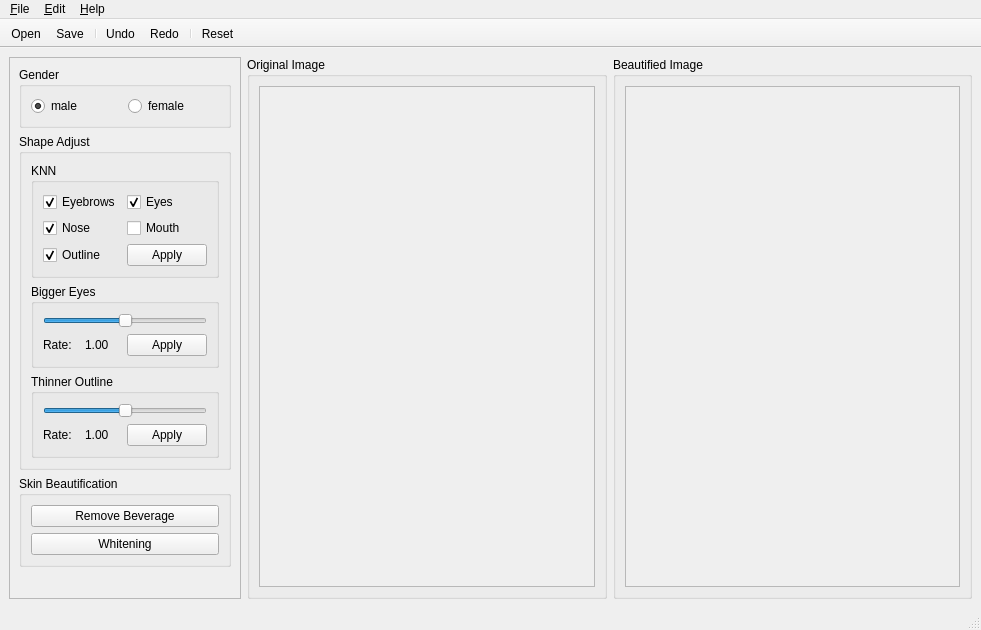
<?xml version="1.0" encoding="UTF-8"?>
<ui version="4.0">
 <class>FaceBeautificationGUI</class>
 <widget class="QMainWindow" name="FaceBeautificationGUI">
  <property name="geometry">
   <rect>
    <x>0</x>
    <y>0</y>
    <width>981</width>
    <height>630</height>
   </rect>
  </property>
  <property name="windowTitle">
   <string>FaceBeautification</string>
  </property>
  <widget class="QWidget" name="centralwidget">
   <layout class="QHBoxLayout" name="horizontalLayout_3">
    <item>
     <widget class="QScrollArea" name="m_options">
      <property name="sizePolicy">
       <sizepolicy hsizetype="Preferred" vsizetype="Expanding">
        <horstretch>0</horstretch>
        <verstretch>0</verstretch>
       </sizepolicy>
      </property>
      <property name="horizontalScrollBarPolicy">
       <enum>Qt::ScrollBarAlwaysOff</enum>
      </property>
      <property name="sizeAdjustPolicy">
       <enum>QAbstractScrollArea::AdjustIgnored</enum>
      </property>
      <property name="widgetResizable">
       <bool>true</bool>
      </property>
      <widget class="QWidget" name="scrollAreaWidgetContents">
       <property name="geometry">
        <rect>
         <x>0</x>
         <y>-30</y>
         <width>252</width>
         <height>580</height>
        </rect>
       </property>
       <property name="sizePolicy">
        <sizepolicy hsizetype="Fixed" vsizetype="Preferred">
         <horstretch>0</horstretch>
         <verstretch>0</verstretch>
        </sizepolicy>
       </property>
       <layout class="QVBoxLayout" name="verticalLayout_4">
        <item>
         <widget class="QGroupBox" name="groupBox_4">
          <property name="title">
           <string>Gender</string>
          </property>
          <layout class="QHBoxLayout" name="horizontalLayout_4">
           <item>
            <widget class="QRadioButton" name="m_gender_male">
             <property name="text">
              <string>male</string>
             </property>
             <property name="checked">
              <bool>true</bool>
             </property>
            </widget>
           </item>
           <item>
            <widget class="QRadioButton" name="m_gender_female">
             <property name="text">
              <string>female</string>
             </property>
            </widget>
           </item>
          </layout>
         </widget>
        </item>
        <item>
         <widget class="QGroupBox" name="groupBox">
          <property name="title">
           <string>Shape Adjust</string>
          </property>
          <layout class="QVBoxLayout" name="verticalLayout_3">
           <item>
            <widget class="QGroupBox" name="groupBox_2">
             <property name="title">
              <string>KNN</string>
             </property>
             <layout class="QGridLayout" name="gridLayout">
              <item row="0" column="0">
               <widget class="QCheckBox" name="m_knn_eyebrows">
                <property name="text">
                 <string>Eyebrows</string>
                </property>
                <property name="checked">
                 <bool>true</bool>
                </property>
               </widget>
              </item>
              <item row="0" column="1">
               <widget class="QCheckBox" name="m_knn_eyes">
                <property name="text">
                 <string>Eyes</string>
                </property>
                <property name="checked">
                 <bool>true</bool>
                </property>
               </widget>
              </item>
              <item row="1" column="0">
               <widget class="QCheckBox" name="m_knn_nose">
                <property name="text">
                 <string>Nose</string>
                </property>
                <property name="checked">
                 <bool>true</bool>
                </property>
               </widget>
              </item>
              <item row="1" column="1">
               <widget class="QCheckBox" name="m_knn_mouth">
                <property name="text">
                 <string>Mouth</string>
                </property>
               </widget>
              </item>
              <item row="2" column="0">
               <widget class="QCheckBox" name="m_knn_outline">
                <property name="text">
                 <string>Outline</string>
                </property>
                <property name="checked">
                 <bool>true</bool>
                </property>
               </widget>
              </item>
              <item row="2" column="1">
               <widget class="QPushButton" name="m_knn_apply">
                <property name="text">
                 <string>Apply</string>
                </property>
               </widget>
              </item>
             </layout>
            </widget>
           </item>
           <item>
            <widget class="QGroupBox" name="groupBox_3">
             <property name="title">
              <string>Bigger Eyes</string>
             </property>
             <layout class="QVBoxLayout" name="verticalLayout">
              <item>
               <widget class="QSlider" name="m_bigger_eyes_rate">
                <property name="minimum">
                 <number>-10</number>
                </property>
                <property name="maximum">
                 <number>10</number>
                </property>
                <property name="orientation">
                 <enum>Qt::Horizontal</enum>
                </property>
               </widget>
              </item>
              <item>
               <layout class="QHBoxLayout" name="horizontalLayout">
                <item>
                 <widget class="QLabel" name="label">
                  <property name="text">
                   <string>Rate: </string>
                  </property>
                 </widget>
                </item>
                <item>
                 <widget class="QLabel" name="m_bigger_eyes_rate_label">
                  <property name="text">
                   <string>1.00</string>
                  </property>
                 </widget>
                </item>
                <item>
                 <widget class="QPushButton" name="m_bigger_eyes_apply">
                  <property name="text">
                   <string>Apply</string>
                  </property>
                 </widget>
                </item>
               </layout>
              </item>
             </layout>
            </widget>
           </item>
           <item>
            <widget class="QGroupBox" name="groupBox_5">
             <property name="title">
              <string>Thinner Outline</string>
             </property>
             <layout class="QVBoxLayout" name="verticalLayout_2">
              <item>
               <widget class="QSlider" name="m_thinner_outline_rate">
                <property name="minimum">
                 <number>-10</number>
                </property>
                <property name="maximum">
                 <number>10</number>
                </property>
                <property name="orientation">
                 <enum>Qt::Horizontal</enum>
                </property>
               </widget>
              </item>
              <item>
               <layout class="QHBoxLayout" name="horizontalLayout_2">
                <item>
                 <widget class="QLabel" name="label_3">
                  <property name="text">
                   <string>Rate: </string>
                  </property>
                 </widget>
                </item>
                <item>
                 <widget class="QLabel" name="m_thinner_outline_rate_label">
                  <property name="text">
                   <string>1.00</string>
                  </property>
                 </widget>
                </item>
                <item>
                 <widget class="QPushButton" name="m_thinner_outline_apply">
                  <property name="text">
                   <string>Apply</string>
                  </property>
                 </widget>
                </item>
               </layout>
              </item>
             </layout>
            </widget>
           </item>
          </layout>
         </widget>
        </item>
        <item>
         <widget class="QGroupBox" name="groupBox_8">
          <property name="title">
           <string>Skin Beautification</string>
          </property>
          <layout class="QVBoxLayout" name="verticalLayout_7">
           <item>
            <widget class="QPushButton" name="m_remove_beverage">
             <property name="text">
              <string>Remove Beverage</string>
             </property>
            </widget>
           </item>
           <item>
            <widget class="QPushButton" name="m_whitening">
             <property name="text">
              <string>Whitening</string>
             </property>
            </widget>
           </item>
          </layout>
         </widget>
        </item>
        <item>
         <spacer name="verticalSpacer">
          <property name="orientation">
           <enum>Qt::Vertical</enum>
          </property>
          <property name="sizeHint" stdset="0">
           <size>
            <width>20</width>
            <height>109</height>
           </size>
          </property>
         </spacer>
        </item>
       </layout>
      </widget>
     </widget>
    </item>
    <item>
     <widget class="QGroupBox" name="groupBox_6">
      <property name="sizePolicy">
       <sizepolicy hsizetype="Expanding" vsizetype="Preferred">
        <horstretch>0</horstretch>
        <verstretch>0</verstretch>
       </sizepolicy>
      </property>
      <property name="title">
       <string>Original Image</string>
      </property>
      <layout class="QVBoxLayout" name="verticalLayout_5">
       <item>
        <widget class="QScrollArea" name="m_pic_scroll">
         <property name="cursor" stdset="0">
          <cursorShape>ArrowCursor</cursorShape>
         </property>
         <property name="frameShape">
          <enum>QFrame::StyledPanel</enum>
         </property>
         <property name="frameShadow">
          <enum>QFrame::Sunken</enum>
         </property>
         <property name="lineWidth">
          <number>1</number>
         </property>
         <property name="verticalScrollBarPolicy">
          <enum>Qt::ScrollBarAlwaysOff</enum>
         </property>
         <property name="horizontalScrollBarPolicy">
          <enum>Qt::ScrollBarAlwaysOff</enum>
         </property>
         <property name="sizeAdjustPolicy">
          <enum>QAbstractScrollArea::AdjustToContents</enum>
         </property>
         <property name="widgetResizable">
          <bool>true</bool>
         </property>
         <widget class="QWidget" name="m_pic_scroll_body">
          <property name="geometry">
           <rect>
            <x>0</x>
            <y>0</y>
            <width>320</width>
            <height>475</height>
           </rect>
          </property>
          <layout class="QVBoxLayout" name="verticalLayout_8">
           <property name="spacing">
            <number>0</number>
           </property>
           <property name="leftMargin">
            <number>0</number>
           </property>
           <property name="topMargin">
            <number>0</number>
           </property>
           <property name="rightMargin">
            <number>0</number>
           </property>
           <property name="bottomMargin">
            <number>0</number>
           </property>
           <item>
            <layout class="QVBoxLayout" name="m_pic_scroll_layout">
             <property name="spacing">
              <number>0</number>
             </property>
             <property name="sizeConstraint">
              <enum>QLayout::SetDefaultConstraint</enum>
             </property>
            </layout>
           </item>
          </layout>
         </widget>
        </widget>
       </item>
      </layout>
     </widget>
    </item>
    <item>
     <widget class="QGroupBox" name="groupBox_7">
      <property name="sizePolicy">
       <sizepolicy hsizetype="Expanding" vsizetype="Preferred">
        <horstretch>0</horstretch>
        <verstretch>0</verstretch>
       </sizepolicy>
      </property>
      <property name="title">
       <string>Beautified Image</string>
      </property>
      <layout class="QVBoxLayout" name="verticalLayout_6">
       <item>
        <widget class="QScrollArea" name="m_demo_scroll">
         <property name="cursor" stdset="0">
          <cursorShape>ArrowCursor</cursorShape>
         </property>
         <property name="frameShape">
          <enum>QFrame::StyledPanel</enum>
         </property>
         <property name="frameShadow">
          <enum>QFrame::Sunken</enum>
         </property>
         <property name="lineWidth">
          <number>1</number>
         </property>
         <property name="verticalScrollBarPolicy">
          <enum>Qt::ScrollBarAlwaysOff</enum>
         </property>
         <property name="horizontalScrollBarPolicy">
          <enum>Qt::ScrollBarAlwaysOff</enum>
         </property>
         <property name="sizeAdjustPolicy">
          <enum>QAbstractScrollArea::AdjustToContents</enum>
         </property>
         <property name="widgetResizable">
          <bool>true</bool>
         </property>
         <widget class="QWidget" name="m_demo_scroll_body">
          <property name="geometry">
           <rect>
            <x>0</x>
            <y>0</y>
            <width>319</width>
            <height>475</height>
           </rect>
          </property>
          <layout class="QVBoxLayout" name="verticalLayout_9">
           <property name="spacing">
            <number>0</number>
           </property>
           <property name="leftMargin">
            <number>0</number>
           </property>
           <property name="topMargin">
            <number>0</number>
           </property>
           <property name="rightMargin">
            <number>0</number>
           </property>
           <property name="bottomMargin">
            <number>0</number>
           </property>
           <item>
            <layout class="QVBoxLayout" name="m_demo_scroll_layout">
             <property name="spacing">
              <number>0</number>
             </property>
             <property name="sizeConstraint">
              <enum>QLayout::SetDefaultConstraint</enum>
             </property>
            </layout>
           </item>
          </layout>
         </widget>
        </widget>
       </item>
      </layout>
     </widget>
    </item>
   </layout>
  </widget>
  <widget class="QMenuBar" name="menubar">
   <property name="geometry">
    <rect>
     <x>0</x>
     <y>0</y>
     <width>981</width>
     <height>26</height>
    </rect>
   </property>
   <widget class="QMenu" name="menufile">
    <property name="title">
     <string>&amp;File</string>
    </property>
    <addaction name="m_action_open"/>
    <addaction name="m_action_save"/>
    <addaction name="separator"/>
    <addaction name="m_action_exit"/>
   </widget>
   <widget class="QMenu" name="menu_Edit">
    <property name="title">
     <string>&amp;Edit</string>
    </property>
    <addaction name="m_action_undo"/>
    <addaction name="m_action_redo"/>
   </widget>
   <widget class="QMenu" name="menu_Help">
    <property name="title">
     <string>&amp;Help</string>
    </property>
    <addaction name="m_action_about"/>
   </widget>
   <addaction name="menufile"/>
   <addaction name="menu_Edit"/>
   <addaction name="menu_Help"/>
  </widget>
  <widget class="QStatusBar" name="statusbar"/>
  <widget class="QToolBar" name="toolBar">
   <property name="windowTitle">
    <string>toolBar</string>
   </property>
   <property name="movable">
    <bool>false</bool>
   </property>
   <attribute name="toolBarArea">
    <enum>TopToolBarArea</enum>
   </attribute>
   <attribute name="toolBarBreak">
    <bool>false</bool>
   </attribute>
   <addaction name="m_action_open"/>
   <addaction name="m_action_save"/>
   <addaction name="separator"/>
   <addaction name="m_action_undo"/>
   <addaction name="m_action_redo"/>
   <addaction name="separator"/>
   <addaction name="m_action_reset"/>
  </widget>
  <action name="m_action_open">
   <property name="text">
    <string>&amp;Open</string>
   </property>
   <property name="toolTip">
    <string>&lt;html&gt;&lt;head/&gt;&lt;body&gt;&lt;p&gt;Open a new image.&lt;/p&gt;&lt;/body&gt;&lt;/html&gt;</string>
   </property>
   <property name="shortcut">
    <string>Ctrl+O</string>
   </property>
  </action>
  <action name="m_action_save">
   <property name="text">
    <string>&amp;Save</string>
   </property>
   <property name="toolTip">
    <string>Save image.</string>
   </property>
   <property name="shortcut">
    <string>Ctrl+S</string>
   </property>
  </action>
  <action name="m_action_undo">
   <property name="text">
    <string>&amp;Undo</string>
   </property>
   <property name="toolTip">
    <string>Undo.</string>
   </property>
   <property name="shortcut">
    <string>Ctrl+Z</string>
   </property>
  </action>
  <action name="m_action_redo">
   <property name="text">
    <string>&amp;Redo</string>
   </property>
   <property name="toolTip">
    <string>Redo.</string>
   </property>
   <property name="shortcut">
    <string>Ctrl+Shift+Z</string>
   </property>
  </action>
  <action name="m_action_exit">
   <property name="text">
    <string>&amp;Exit</string>
   </property>
   <property name="toolTip">
    <string>Exit.</string>
   </property>
  </action>
  <action name="m_action_about">
   <property name="text">
    <string>&amp;About</string>
   </property>
   <property name="toolTip">
    <string>About.</string>
   </property>
  </action>
  <action name="m_action_reset">
   <property name="icon">
    <iconset resource="../FaceBeautificationGUI.qrc">
     <normaloff>:/res/ui/res/reset.png</normaloff>:/res/ui/res/reset.png</iconset>
   </property>
   <property name="text">
    <string>Reset</string>
   </property>
   <property name="toolTip">
    <string>Reset Image.</string>
   </property>
   <property name="shortcut">
    <string>Ctrl+R</string>
   </property>
  </action>
 </widget>
 <resources>
  <include location="../FaceBeautificationGUI.qrc"/>
 </resources>
 <connections>
  <connection>
   <sender>m_action_exit</sender>
   <signal>triggered()</signal>
   <receiver>FaceBeautificationGUI</receiver>
   <slot>close()</slot>
   <hints>
    <hint type="sourcelabel">
     <x>-1</x>
     <y>-1</y>
    </hint>
    <hint type="destinationlabel">
     <x>382</x>
     <y>189</y>
    </hint>
   </hints>
  </connection>
 </connections>
</ui>
